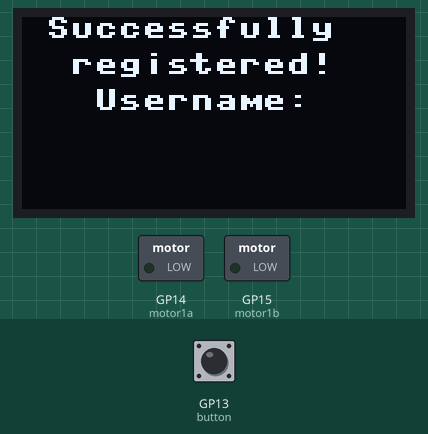
This program was run on a simulated Raspberry Pi Pico running MicroPython. Parts: 128×64 one-colour display, switched loads named in the program (green lamp = pin HIGH). The test bench sets the inputs (shaded band); at power-on: GP13 (button) HIGH. WiFi joins after 1.5 s; values from a settings file that is not in the repository are placeholders; web requests get an empty 200 reply after 0.4 s; library files of the repository ran but are not shown: ssd1306.py; what the program prints to the serial console is not drawn.

Above: at 2.7 s.
At 6.86 s:
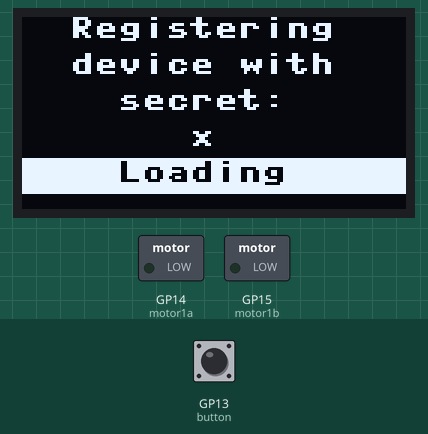

Measured:
- what the display in image 0 shows lasts 4.1 s, from 2.6 s to 6.7 s
- what the display in image 1 shows lasts 0.4 s, from 6.7 s to 7.1 s

The program:

testmain.py
```python
import network
import socket
import time
import secrets
import urequests as requests
import utime
import micropython

from machine import Pin, I2C
import ssd1306

# using default address 0x3C
i2c = I2C(0,sda=Pin(0), scl=Pin(1))
display = ssd1306.SSD1306_I2C(128, 64, i2c)
button = Pin(13, Pin.IN, Pin.PULL_UP)

motor1a = Pin(14, Pin.OUT)
motor1b = Pin(15, Pin.OUT)

ssidPrimary = secrets.ssidPrimary
passwordPrimary = secrets.passwordPrimary
ssidSecondary = secrets.ssidSecondary
passwordSecondary = secrets.passwordSecondary
apiHost = secrets.apiHost
deviceId = secrets.deviceId
registrationResource = f'{secrets.apiHost}/registration'
messagesResource = f'{secrets.apiHost}/messages'

wlan = network.WLAN(network.STA_IF)

global lastTime, readingMessages, messages, inactivityCounter, newTime
inactivityCounter = 0
messages = []
lastTime = 0
newTime = 0
readingMessages = False
unreadMessages = False
inactivityTimeout = 5
motorInterval = 10
fetchInterval = 30
fetchTimer = 0


def printToScreenBreakLines(content, centered = False):
    display.fill(0)
    splitOnNewlines = content.split('\n')
    # print(splitOnNewlines)
    lineCounter = 0
    for line in splitOnNewlines:
        currentLine = ''
        lineLengthCounter = 0
        split = line.split()
        for word in split:
            wordSpace = f'{word} '
            lineLengthCounter += len(wordSpace)
            if (lineLengthCounter > 16):
                display.text(f'{currentLine : ^16}' if centered else currentLine, 0, lineCounter * 12, 1)
                lineCounter += 1
                currentLine = wordSpace
                lineLengthCounter = len(wordSpace)
            else:
                currentLine += wordSpace
        display.text(f'{currentLine : ^16}' if centered else currentLine, 0, lineCounter * 12, 1)
        lineCounter += 1

    display.show()

def printToScreenRaw(content, centered = False):
    display.fill(0)
    split = content.split('\n')
    lineCounter = 0
    for line in split:
        display.text(f'{line : ^16}' if centered else line, 0, lineCounter * 12, 1)
        lineCounter += 1

    display.show()

def overlayTextBottom(text):
    display.fill_rect(0, 4*12 - 1, 128, 12, 1)
    display.text(f'{text : ^16}', 0, 4 * 12, 0)
    display.show()

def connectToNetwork():
    wlan.active(True)
    wlan.config(pm = 0xa11140)  # Disable power-save mode
    wlan.connect(ssidPrimary, passwordPrimary)

    max_wait = 10
    while max_wait > 0:
        if wlan.status() < 0 or wlan.status() >= 3:
            break
        printToScreenBreakLines(f'Connecting to:\n{ssidPrimary}...')
        max_wait -= 1
        time.sleep(1)

    if wlan.status() < 0 or wlan.status() > 3:
        wlan.connect(ssidSecondary, passwordSecondary)
        max_wait = 10
        while max_wait > 0:
            if wlan.status() < 0 or wlan.status() >= 3:
                break
            printToScreenBreakLines(f'Connecting to: {ssidSecondary}...')
            max_wait -= 1
            time.sleep(1)

    if wlan.status() != 3:
        printToScreenBreakLines('Network connection failed, are you within range of wifi?')
        raise RuntimeError('network connection failed')
    else:
        printToScreenBreakLines('Connected!')
        status = wlan.ifconfig()
        print('ip = ' + status[0])

def button_pressed(event):
    global lastTime, readingMessages, messages, inactivityCounter, newTime, unreadMessages, fetchTimer
    newTime = utime.ticks_ms()
    if (newTime - lastTime) > 300 and button.value() is 0:
        lastTime = newTime
        inactivityCounter = 0
        # micropython.mem_info()
        if readingMessages:
            if len(messages) > 0:
                printToScreenBreakLines(f'Sending read receipt...\n{len(messages)-1}\nmessage(s) left', True)
                overlayTextBottom('Loading')
                res = requests.post(f'{messagesResource}/read?id={messages[0]["id"]}')
                # error handling
                res.close()
                if len(messages) > 1:
                    printToScreenRaw(f'{messages[1]["message"]}\nfrom: {messages[1]["from"]}')
                    messages.pop(0)
                else:
                    printToScreenBreakLines('No new m essages\n:(', True)
                    unreadMessages = False
                    messages.pop(0)
                    readingMessages = False
                    fetchTimer = fetchInterval + 1
        elif len(messages) > 0:
            printToScreenRaw(f'{messages[0]["message"]}\nfrom: {messages[0]["from"]}')
            readingMessages = True
        else:
            fetchTimer = fetchInterval


def main():
    global readingMessages, messages, inactivityCounter, unreadMessages, fetchTimer
    username = ''
    motorTimer = 0
    fetchTimer = fetchInterval + 1

    printToScreenBreakLines('Connecting to network...')
    connectToNetwork()

    while True:
        try:
            if readingMessages:
                inactivityCounter += 1
                if (inactivityCounter > inactivityTimeout):
                    readingMessages = False
                    inactivityCounter = 0
                    motorTimer = 0
                    fetchTimer = 0
            else:
                if username is not '':
                    if fetchTimer > fetchInterval:
                        fetchTimer = 0
                        overlayTextBottom('Loading')
                        newMessages = requests.get(f'{messagesResource}?to={username}')
                        # TODO error handling...
                        messages = newMessages.json()
                        newMessages.close()

                    if not readingMessages:
                        if len(messages) > 0:
                            printToScreenBreakLines(f'You have\n\n{len(messages)} \n\nnew message(s)!', True)
                            unreadMessages = True
                            motorTimer += 1
                        else:
                            printToScreenBreakLines('No new messages\n:(', True)
                            unreadMessages = False
                        fetchTimer += 1
                else:
                    printToScreenBreakLines(f'Registering device with secret:\n{deviceId}', True)
                    overlayTextBottom('Loading')
                    res = requests.post(registrationResource, headers = { 'deviceId': deviceId })
                    # TODO add cases for server not found, and nice error messages
                    if res.status_code is 403:
                        print(res.text)
                        printToScreenBreakLines('Device not registered, ask for help')
                    else:
                        username = res.text.replace('"', '')
                        printToScreenBreakLines(f'Successfully registered! \nUsername: \n{username}', True)
                        print(username)
                    res.close()
                    time.sleep(3)

            if (motorTimer > motorInterval):
                motor1a.high()
                motor1b.low()
                time.sleep_ms(20)
                motor1a.low()
                motor1b.low()
                motorTimer = 0
        except Exception as err:
            print(err)
            printToScreenBreakLines(f'Error: {err}')
        # TODO do something for the heartbeat, refresh a character on the screen?
        time.sleep(1)

button.irq(handler=button_pressed, trigger=Pin.IRQ_FALLING)
main()
```
